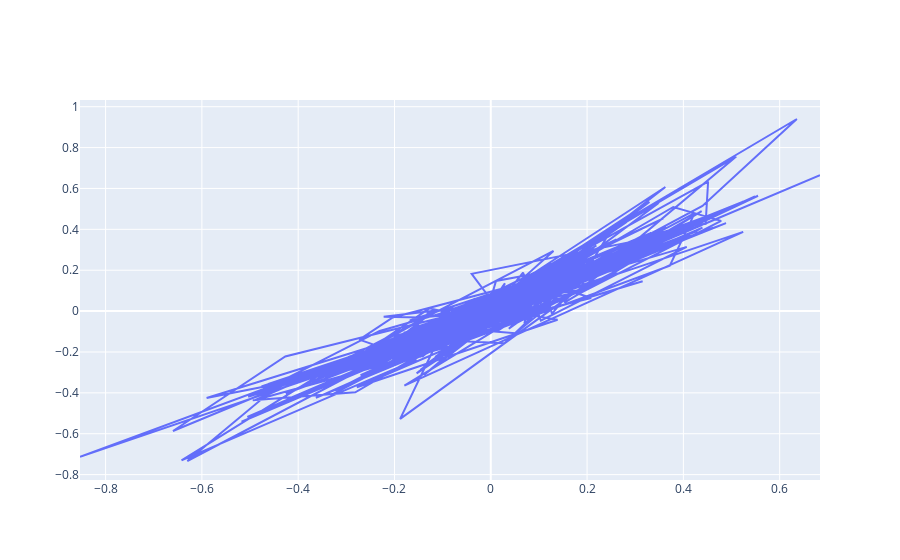

Source (notebook cell):
### Code cell
atoms_list = list(get_atoms_data())
from plotly import graph_objects as go
x= [atoms.get_forces() for atoms in atoms_list]
init_eps_dict = {"Pt":2, "Fe" : 1.5}
init_sigma_dict = {"Pt":2.8, "Fe" : 2.1}
# init_eps_dict=eps
# init_sigma_dict=sig

def get_lj_engs():
    for atoms in atoms_list:
        _atoms = atoms.copy()
        _atoms.calc = LammpsLJBuilder().get_calculator_from_file(path_to_yaml="./washoi.yml")
        eng = _atoms.get_forces()
        yield eng
y= [i for i in get_lj_engs()]

x = np.array(x).reshape(1, -1)[0]
y = np.array(y).reshape(1, -1)[0]

fig = go.Figure()
fig.add_trace(
    go.Scatter(x=x[abs(y) < 1], y=y[abs(y) < 1])
)

### Figure 1 — Plotly figure (JSON) as saved in the notebook; plotly's stock layout.template omitted (floating-point values rounded to 4 significant figures; data arrays with more than 128 entries replaced by an {"elided": "..."} marker saying what was removed)
{"data": [{"type": "scatter", "x": {"elided": "3216 float values"}, "y": {"elided": "3216 float values"}}], "layout": {}}
